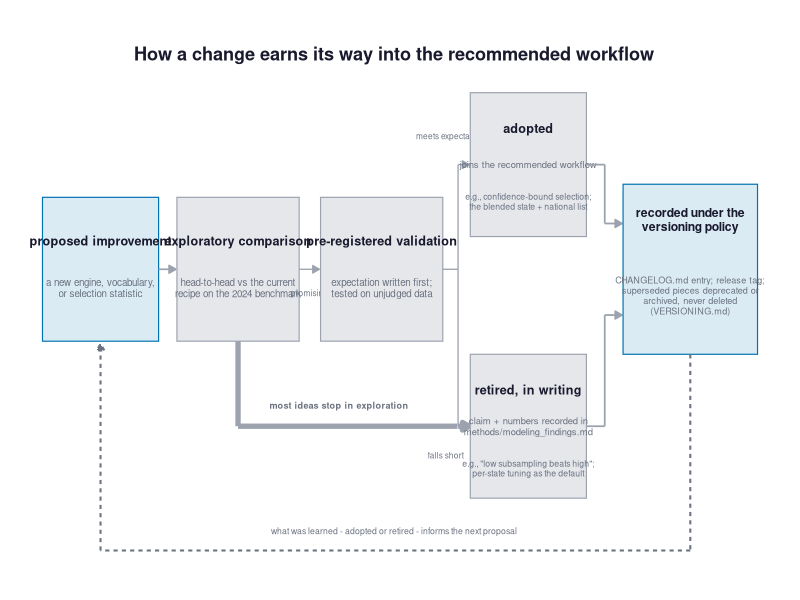

Source code (R):
# Companion figure to the pipeline diagram: how a proposed change qualifies
# for the recommended workflow, closed as a loop (the outcome, adopted or
# retired, is recorded under the versioning policy and informs the next
# proposal). Grid-aligned boxes, orthogonal connectors.
# Output: presentation_figures/refinement_loop.png

suppressMessages(library(ggplot2))
dir.create("presentation_figures", showWarnings = FALSE)

INK    <- "#1a1a2e"
MUTED  <- "#6b7280"
BOX    <- "#e5e7eb"
EDGE   <- "#9ca3af"
BLUE   <- "#0072B2"

arrowspec <- arrow(length = unit(5.5, "pt"), type = "closed")
box <- function(x, y, w, h, fill, colour = NA)
  annotate("rect", xmin = x - w/2, xmax = x + w/2, ymin = y - h/2, ymax = y + h/2,
           fill = fill, colour = colour, linewidth = 0.4)
lbl <- function(x, y, text, size = 3.2, col = INK, face = "plain", lh = 0.95)
  annotate("text", x = x, y = y, label = text, size = size, colour = col,
           fontface = face, lineheight = lh)
seg <- function(x1, y1, x2, y2, col = EDGE, lt = "solid", ah = TRUE, lw = 0.6) {
  # passing arrow = NULL into annotate() silently drops the layer; only
  # include the argument when an arrowhead is wanted
  if (ah)
    annotate("segment", x = x1, y = y1, xend = x2, yend = y2,
             colour = col, linewidth = lw, linetype = lt, arrow = arrowspec)
  else
    annotate("segment", x = x1, y = y1, xend = x2, yend = y2,
             colour = col, linewidth = lw, linetype = lt)
}

p <- ggplot() +
  ## spine row (centers y = 2.6; heights 1.1)
  box(1.3, 2.6, 1.9, 1.1, fill = scales::alpha(BLUE, 0.14), colour = BLUE) +
  lbl(1.3, 2.82, "proposed improvement", 3.2, INK, "bold") +
  lbl(1.3, 2.46, "a new engine, vocabulary,\nor selection statistic", 2.5, MUTED) +
  seg(2.25, 2.6, 2.53, 2.6) +
  box(3.55, 2.6, 2.0, 1.1, fill = BOX, colour = EDGE) +
  lbl(3.55, 2.82, "exploratory comparison", 3.2, INK, "bold") +
  lbl(3.55, 2.46, "head-to-head vs the current\nrecipe on the 2024 benchmark", 2.5, MUTED) +
  seg(4.55, 2.6, 4.88, 2.6, lw = 0.45) +
  lbl(4.72, 2.42, "promising", 2.1, MUTED) +
  box(5.9, 2.6, 2.0, 1.1, fill = BOX, colour = EDGE) +
  lbl(5.9, 2.82, "pre-registered validation", 3.2, INK, "bold") +
  lbl(5.9, 2.46, "expectation written first;\ntested on unjudged data", 2.5, MUTED) +
  ## split to the two outcomes (orthogonal)
  seg(6.9, 2.6, 7.15, 2.6, ah = FALSE, lw = 0.45) +
  seg(7.15, 2.6, 7.15, 3.4, ah = FALSE, lw = 0.45) +
  seg(7.15, 3.4, 7.33, 3.4, lw = 0.45) +
  seg(7.15, 2.6, 7.15, 1.4, ah = FALSE, lw = 0.45) +
  seg(7.15, 1.4, 7.33, 1.4, lw = 1.8) +
  lbl(7.02, 3.62, "meets expectation", 2.1, MUTED) +
  lbl(6.95, 1.18, "falls short", 2.1, MUTED) +
  ## exploration kill-path joins the falls-short rail
  seg(3.55, 2.05, 3.55, 1.4, ah = FALSE, lw = 1.8) +
  seg(3.55, 1.4, 7.14, 1.4, ah = FALSE, lw = 1.8) +
  lbl(5.2, 1.56, "most ideas stop in exploration", 2.3, MUTED, "bold") +
  ## outcomes column (centers x = 8.3)
  box(8.3, 3.4, 1.9, 1.1, fill = BOX, colour = EDGE) +
  lbl(8.3, 3.68, "adopted", 3.2, INK, "bold") +
  lbl(8.3, 3.40, "joins the recommended workflow", 2.4, MUTED) +
  lbl(8.3, 3.12, "e.g., confidence-bound selection;\nthe blended state + national list", 2.2, MUTED) +
  box(8.3, 1.4, 1.9, 1.1, fill = BOX, colour = EDGE) +
  lbl(8.3, 1.68, "retired, in writing", 3.2, INK, "bold") +
  lbl(8.3, 1.40, "claim + numbers recorded in\nmethods/modeling_findings.md", 2.4, MUTED) +
  lbl(8.3, 1.08, "e.g., \"low subsampling beats high\";\nper-state tuning as the default", 2.2, MUTED) +
  ## both outcomes converge on the versioning terminal (orthogonal)
  seg(9.25, 3.4, 9.55, 3.4, ah = FALSE) +
  seg(9.55, 3.4, 9.55, 2.95, ah = FALSE) +
  seg(9.55, 2.95, 9.83, 2.95) +
  seg(9.25, 1.4, 9.55, 1.4, ah = FALSE) +
  seg(9.55, 1.4, 9.55, 2.25, ah = FALSE) +
  seg(9.55, 2.25, 9.83, 2.25) +
  box(10.95, 2.6, 2.2, 1.3, fill = scales::alpha(BLUE, 0.14), colour = BLUE) +
  lbl(10.95, 2.98, "recorded under the\nversioning policy", 3.1, INK, "bold") +
  lbl(10.95, 2.40, "CHANGELOG.md entry; release tag;\nsuperseded pieces deprecated or\narchived, never deleted\n(VERSIONING.md)", 2.3, MUTED) +
  ## the loop closes: terminal -> next proposal
  seg(10.95, 1.95, 10.95, 0.45, col = MUTED, lt = "22", ah = FALSE, lw = 0.7) +
  seg(10.95, 0.45, 1.3, 0.45, col = MUTED, lt = "22", ah = FALSE, lw = 0.7) +
  seg(1.3, 0.45, 1.3, 2.03, col = MUTED, lt = "22", lw = 0.7) +
  lbl(6.1, 0.60, "what was learned - adopted or retired - informs the next proposal", 2.2, MUTED) +
  lbl(6.1, 4.25, "How a change earns its way into the recommended workflow", 4.6, INK, "bold") +
  coord_cartesian(xlim = c(0.25, 12.15), ylim = c(0.28, 4.45)) +
  theme_void()
ggsave("presentation_figures/refinement_loop.png", p,
       width = 12.2, height = 4.3, dpi = 300, bg = "white")
cat("wrote presentation_figures/refinement_loop.png\n")
